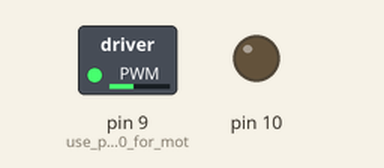
The sketch below on a simulated Arduino Uno, built with avr-gcc and run on an emulated ATmega328P. On the bench: switched loads named in the sketch (green lamp = pin HIGH), output pins drawn as LEDs (lit = HIGH).

Above: at 0.1 s.
At 1.1 s:
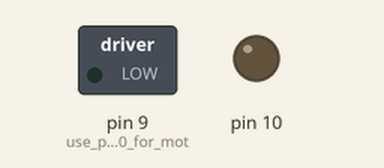
Timing chart, 0 to 2.6 s (numbered marks = the images above):
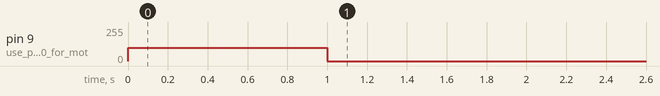

The sketch:

dcmotor-clock.ino
```cpp
void setup() {
Serial.begin(115200); // set the baudrate
pinMode(9, OUTPUT);  // use pins 9 and 10 for motor output
pinMode(10, OUTPUT);
analogWrite(9, 100); // PWM 100 on pin 9 makes the motor rotate
analogWrite(10, 0);
delay(1000);        // This is allowed to continue for 3 seconds
analogWrite(9, 0);   // 0 on pin 9 stops the motor
analogWrite(10, 0);
}
void loop() {
// what is put here will run in an infinite loop
}
```
